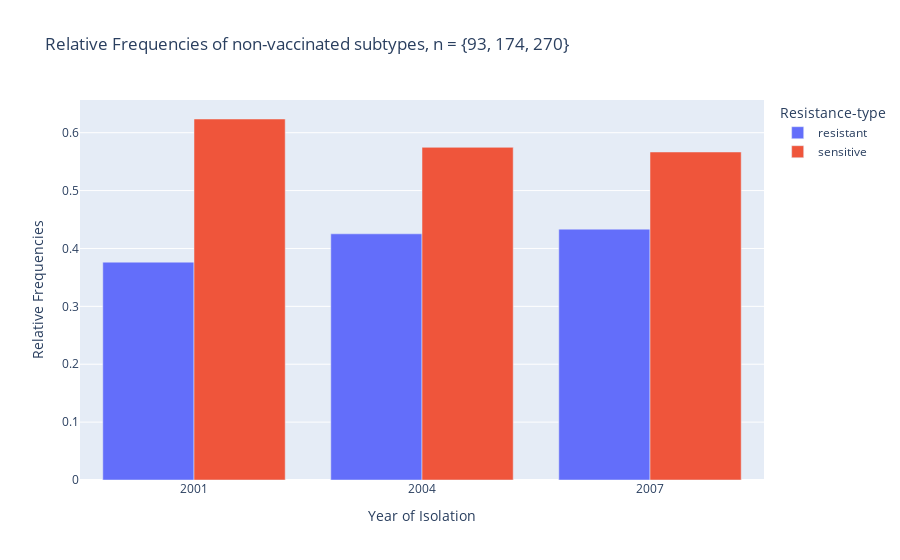

The notebook cell saved with this chart:
### Code cell
#plot of the relative frequencies as a bar plot

fig = px.bar(df_nonvacc_freq, x = 'Year of Isolation', y = 'Relative Frequencies',  color = 'Resistance-type', barmode='group', title = 'Relative Frequencies of non-vaccinated subtypes, n = {93, 174, 270}')
fig.show()

### Figure 1 — Plotly figure (JSON) as saved in the notebook; plotly's stock layout.template omitted (floating-point values rounded to 4 significant figures)
{"data": [{"alignmentgroup": "True", "hovertemplate": "Resistance-type=resistant<br>Year of Isolation=%{x}<br>Relative Frequencies=%{y}<extra></extra>", "legendgroup": "resistant", "marker": {"color": "#636efa"}, "name": "resistant", "offsetgroup": "resistant", "orientation": "v", "showlegend": true, "textposition": "auto", "type": "bar", "x": [2001, 2004, 2007], "xaxis": "x", "y": [0.3763, 0.4253, 0.4333], "yaxis": "y"}, {"alignmentgroup": "True", "hovertemplate": "Resistance-type=sensitive<br>Year of Isolation=%{x}<br>Relative Frequencies=%{y}<extra></extra>", "legendgroup": "sensitive", "marker": {"color": "#EF553B"}, "name": "sensitive", "offsetgroup": "sensitive", "orientation": "v", "showlegend": true, "textposition": "auto", "type": "bar", "x": [2001, 2004, 2007], "xaxis": "x", "y": [0.6237, 0.5747, 0.5667], "yaxis": "y"}], "layout": {"barmode": "group", "legend": {"title": {"text": "Resistance-type"}, "tracegroupgap": 0}, "title": {"text": "Relative Frequencies of non-vaccinated subtypes, n = {93, 174, 270}"}, "xaxis": {"anchor": "y", "domain": [0, 1], "title": {"text": "Year of Isolation"}}, "yaxis": {"anchor": "x", "domain": [0, 1], "title": {"text": "Relative Frequencies"}}}}
